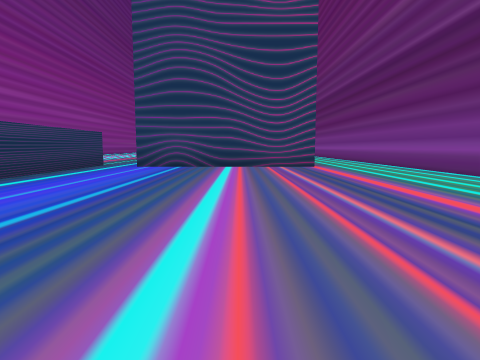
[1] (above)

24 first-person views from a walk through a Unity game level. The camera is 0.55 m above the floor, tilts 6° down and sees 75° across. The floor is counted in squares, 1 m on a side. Each view is taken from the middle of a square. On the plan, view 1 faces up. The plan holds only what a view shows up to about 9 squares ahead; the rest is blank. The place goes on beyond the plan. The player is left out.

[2]
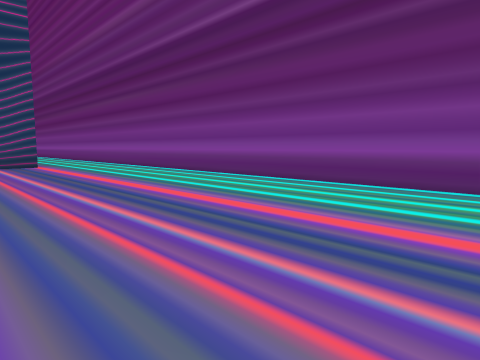

[3]
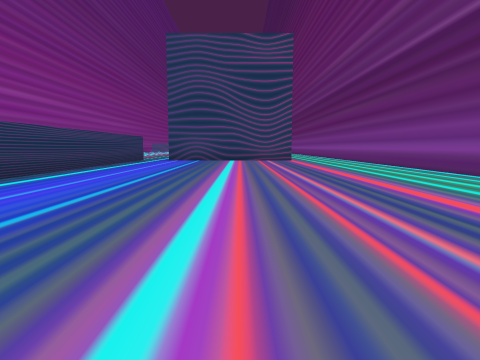

[4]
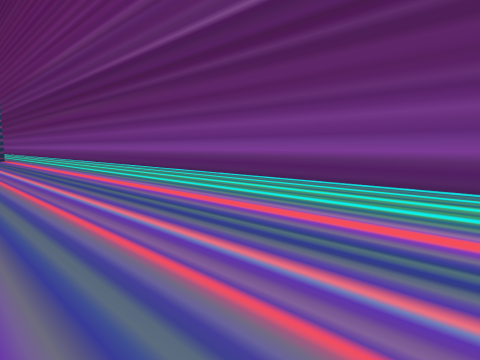

[5]
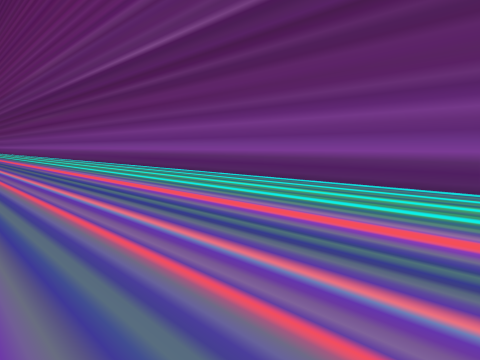

[6]
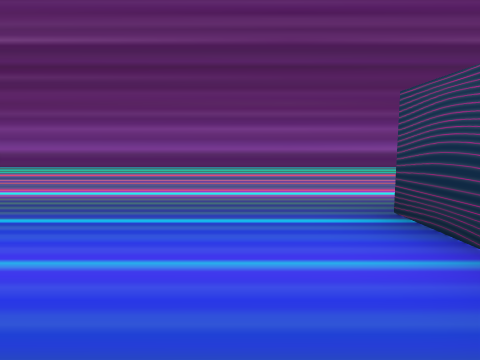

[7]
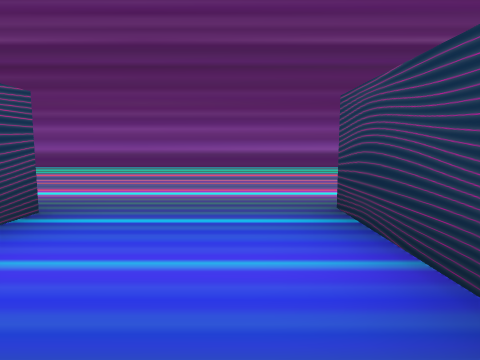

[8]
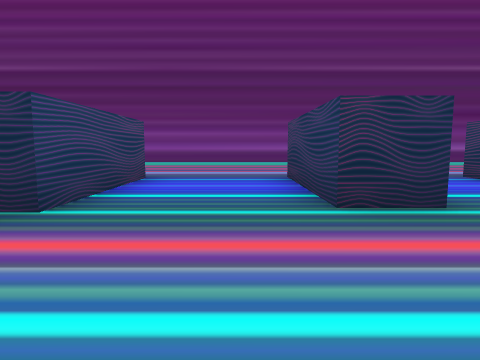

[9]
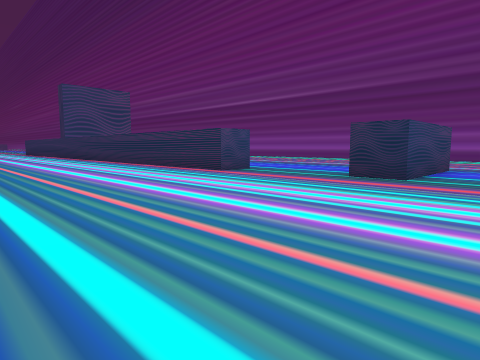

[10]
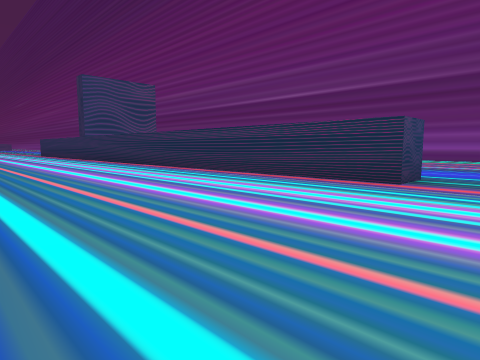

[11]
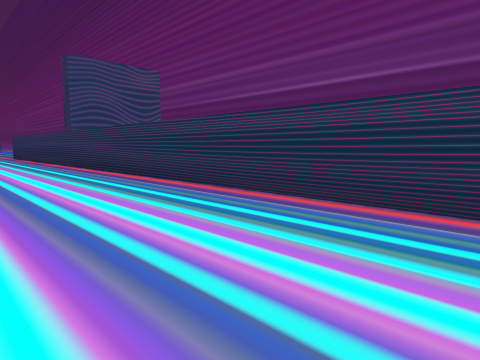

[12]
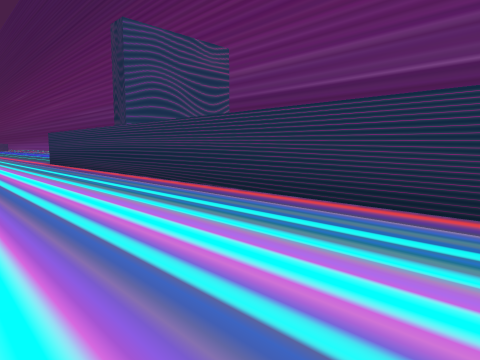

[13]
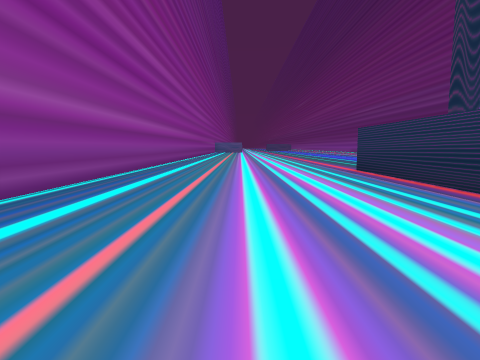

[14]
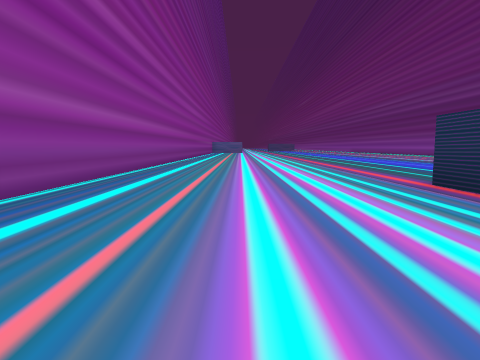

[15]
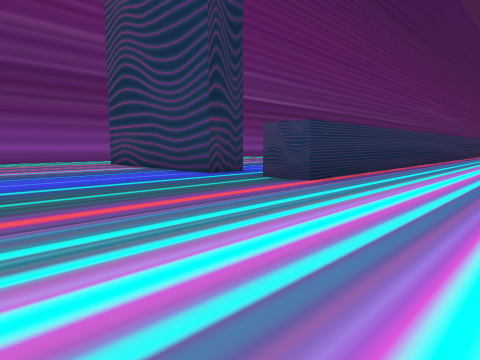

[16]
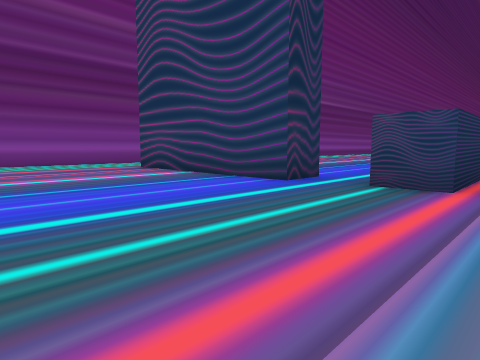

[17]
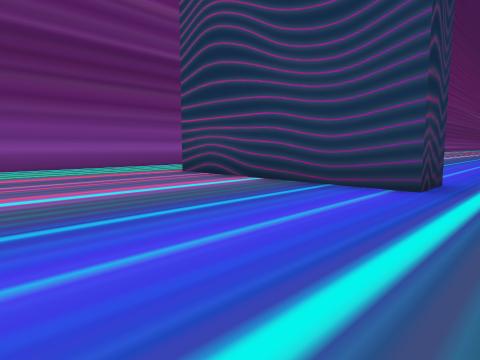

[18]
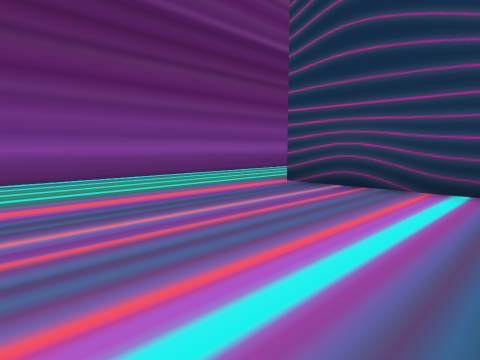

[19]
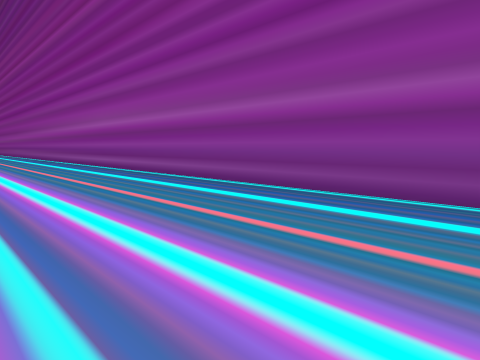

[20]
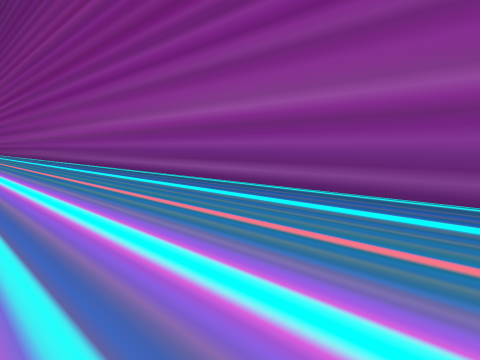

[21]
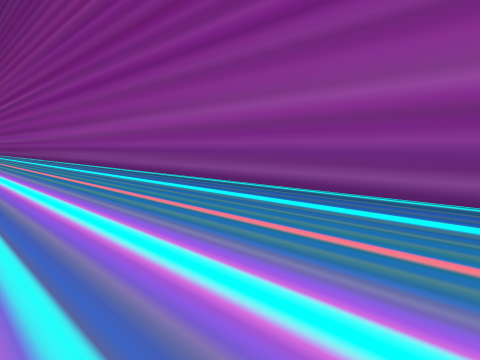

[22]
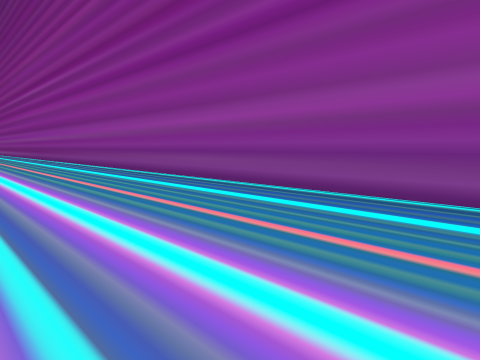

[23]
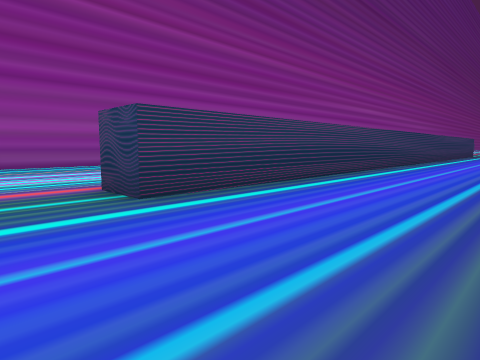

[24]
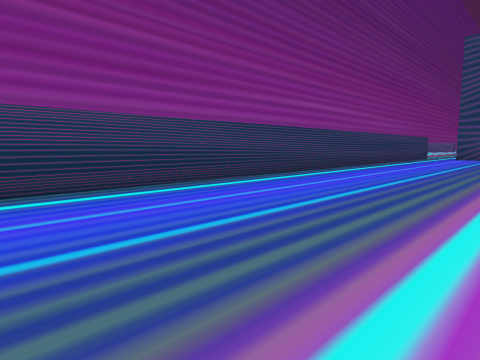

### Floor plan
Points are (right, up) in squares from view 1. A wall is a line through its corners. A room is listed if a view was taken in it or the views show most of it. See-through windows are left out.
Room 1 (views 1, 2, 3, 4, 5, 6, 7, 8, 9, 10, 11, 12, 13, 14, 15, 16, 17, 18, 19, 20, 21, 22, 23, 24)
walls: (-4.2, 9) (-4.1, -10.4) (-5.1, -10.4) (-5.2, 9.6) (-4.1, 9.6); (-2.4, -13.3) (-1.4, -13.3); (2.1, 8.8) (-2.9, 8.8) (-2.9, 9.8) (2.1, 9.8); (-1.4, -14.3) (-4.4, -14.3) (-4.4, -13.2); (-4.2, -18) (-4.2, -16.9) (-1.1, -16.9); (-10.5, 14) (-10.5, -17.4); (4.8, -18.5) (4.8, 13.4)
ways out: gap at (-3, 9)

Positions as (right, up) in squares from view 1, and headings:
1: (0, 0), facing up
2: (0, -1), facing up-right
3: (0, -4), facing up
4: (0, -6), facing up-right
5: (0, -10), facing up-right
6: (-4, -12), facing right
7: (-4, -16), facing right
8: (-7, -16), facing right
9: (-10, -16), facing up-right
10: (-10, -12), facing up-right
11: (-8, -8), facing up-right
12: (-8, -2), facing up-right
13: (-8, 2), facing up
14: (-8, 5), facing up
15: (-8, 14), facing down-right
16: (-6, 14), facing down-right
17: (-4, 14), facing down-right
18: (-1, 14), facing down-right
19: (-7, 8), facing down-left
20: (-7, 3), facing down-left
21: (-7, -2), facing down-left
22: (-7, -8), facing down-left
23: (-1, -12), facing up-left
24: (0, -7), facing up-left
